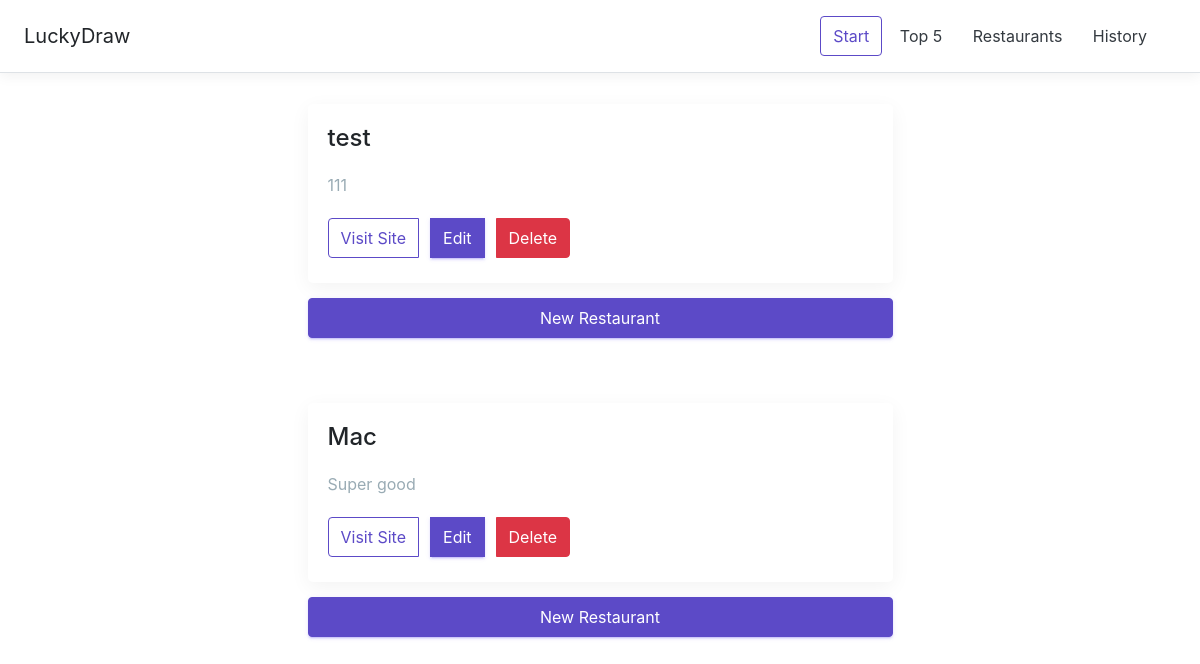
The app's page /restaurants, older data.
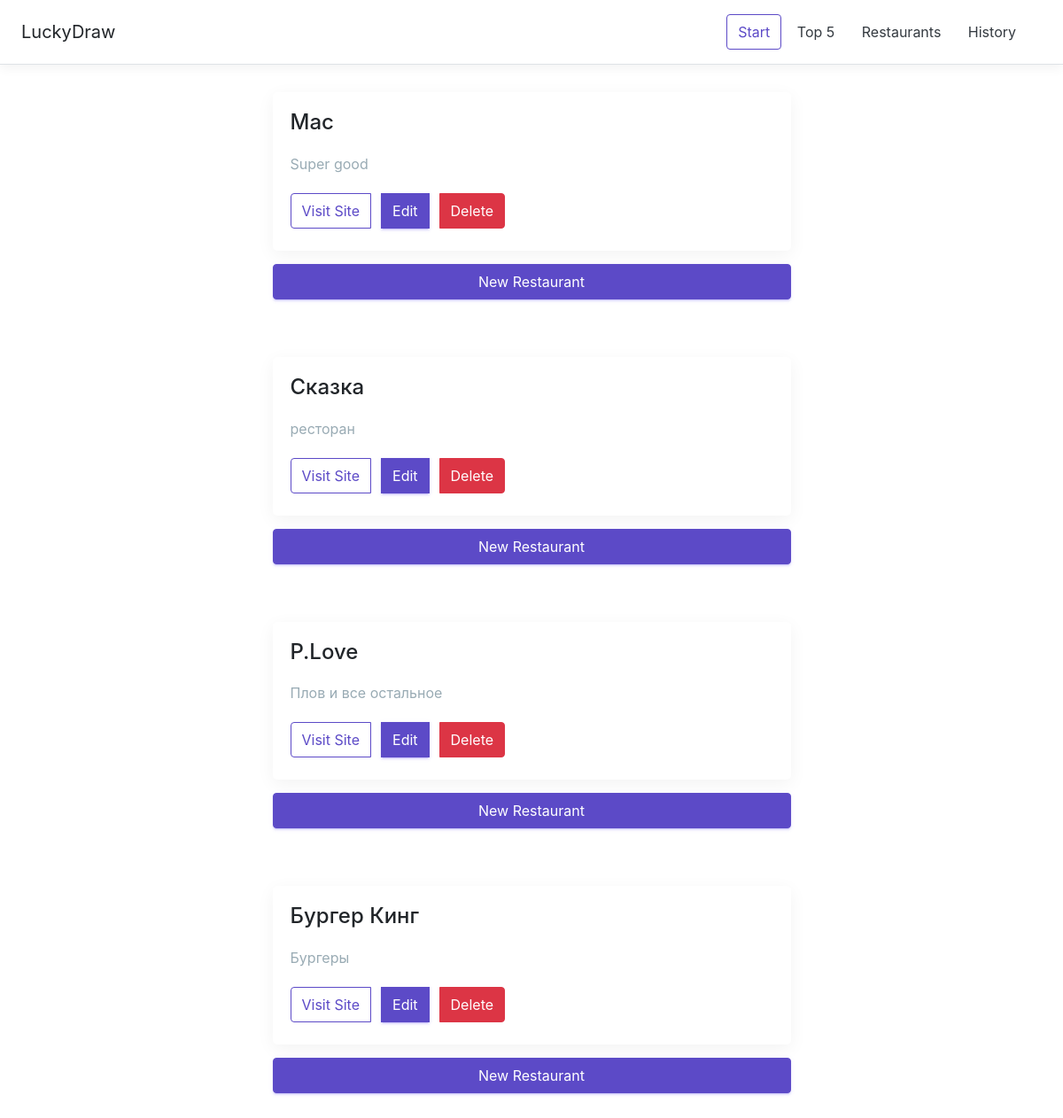
The same page, newer data.
### models/restaurants.py (models this page shows, shortened)
class Restaurants(Base):
    __tablename__ = "restaurants"
    id = Column(String(50), primary_key=True)
    name = Column(String(50), unique=True)
    description = Column(String(110), nullable=True)
    site_url = Column(String(110), nullable=True)
    draw = Column(Integer, default=0)
    created_time = Column(DateTime(), nullable=False)
    modified_time = Column(DateTime(), nullable=False)
    histories = relationship("Histories", backref="restaurants")

### app.py (the view)
@app.route("/restaurants")
def restaurants_list():
    restaurants = Restaurants.query.all()
    return render_template("restaurants.html", restaurants=restaurants)

### app.py (called while the page is built)
@app.teardown_appcontext
def shutdown_session(exception=None):
    db_session.remove()

### templates/restaurants.html (shortened to what this page needs)
{% extends 'base.html' %}
{% block content %}
{% for restaurant in restaurants %}
<div class="row justify-content-center">
    <div class="col-lg-6">
        <div class="card">
            <div class="card-title">
                <h4>{{ restaurant['name'] }}</h4>
            </div>
            <p class="text-muted ">
                {{ restaurant['description'] }}
            </p>
            <div class="button-list">
                <div class="btn-group">
                    <a href="{{ restaurant['site_url'] }}" class="btn btn-visit" target="_blank">Visit Site</a>
                    <a href="/edit-restaurant?id={{ restaurant['id'] }}" class="btn btn-primary">Edit</a>
                    <a href="/delete-restaurant?id={{ restaurant['id'] }}" onclick="return confirm('delete?')" class="btn btn-danger">Delete</a>
                </div>
            </div>
        </div>
    </div>
</div>
<div class="row justify-content-center">
    <div class="col-lg-6" style="margin-bottom: 50px;">
        <a href="/create-restaurant" class="btn btn-primary btn-block">New Restaurant</a>
    </div>
</div>
{% endfor %}
{% endblock %}

Row changes from the older to the newer data that the page shows:
removed Restaurants: name "test", description "111"
added Restaurants: name "Сказка", description "ресторан"
added Restaurants: name "P.Love", description "Плов и все остальное"
added Restaurants: name "Бургер Кинг", description "Бургеры"
